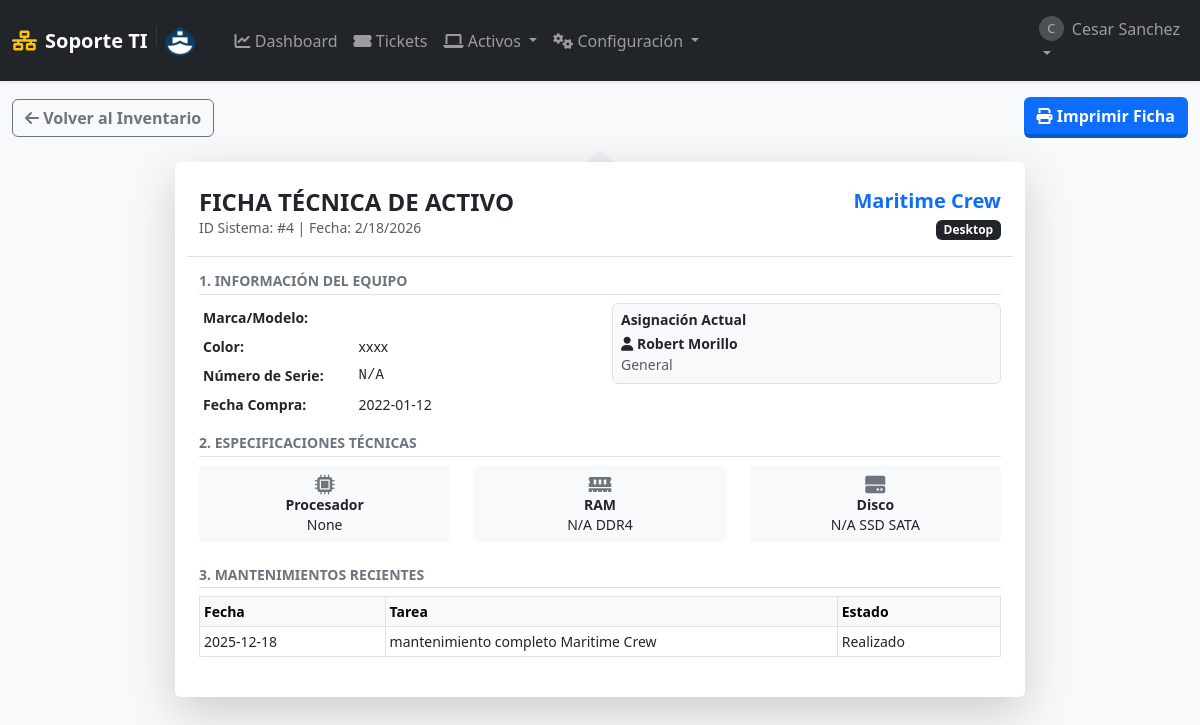
Screenshot of /equipos/ver/4 (signed in) with the database file from the repository.
### tables this page shows
CREATE TABLE equipos (
            id INTEGER PRIMARY KEY AUTOINCREMENT,
            nombre_equipo TEXT UNIQUE NOT NULL,
            tipo TEXT,
            marca_modelo TEXT,
            numero_serie TEXT UNIQUE,
            fecha_adquisicion DATE,
            usuario_asignado_id INTEGER,
            notas TEXT, procesador TEXT, memoria_ram TEXT, tipo_ram TEXT, disco_duro TEXT, tipo_disco TEXT, fecha_compra DATE, color TEXT,
            FOREIGN KEY (usuario_asignado_id) REFERENCES usuarios (id) ON DELETE SET NULL
        );

CREATE TABLE usuarios (
            id INTEGER PRIMARY KEY AUTOINCREMENT,
            username TEXT UNIQUE NOT NULL,
            email TEXT UNIQUE,
            password_hash TEXT NOT NULL,
            role TEXT NOT NULL DEFAULT 'user' CHECK(role IN ('admin', 'user', 'tecnico')),
            departamento TEXT,
            fecha_creacion TIMESTAMP DEFAULT CURRENT_TIMESTAMP
        );

CREATE TABLE mantenimientos (
            id INTEGER PRIMARY KEY AUTOINCREMENT,
            equipo_id INTEGER NOT NULL,
            titulo TEXT NOT NULL,
            fecha_programada DATE NOT NULL,
            estado TEXT DEFAULT 'Pendiente',
            tecnico_asignado_id INTEGER, motivo_reprogramacion TEXT,
            FOREIGN KEY (equipo_id) REFERENCES equipos (id) ON DELETE CASCADE,
            FOREIGN KEY (tecnico_asignado_id) REFERENCES usuarios (id) ON DELETE SET NULL
        );

### app.py (the view)
@app.route('/equipos/ver/<int:equipo_id>')
@login_required
def ver_equipo(equipo_id):
    db = get_db()
    equipo = db.execute("SELECT e.*, u.username as usuario_asignado, u.departamento FROM equipos e LEFT JOIN usuarios u ON e.usuario_asignado_id = u.id WHERE e.id = ?", (equipo_id,)).fetchone()
    if not equipo:
        flash('Equipo no encontrado.', 'danger')
        return redirect(url_for('lista_equipos'))
    historial = db.execute("SELECT * FROM mantenimientos WHERE equipo_id = ? ORDER BY fecha_programada DESC", (equipo_id,)).fetchall()
    return render_template('ver_equipo.html', equipo=equipo, historial=historial)

### app.py (called while the page is built)
def get_db():
    if 'db' not in g:
        g.db = sqlite3.connect(app.config['DB_FILE'])
        g.db.row_factory = sqlite3.Row
        g.db.execute("PRAGMA foreign_keys = ON")
    return g.db

def login_required(f):
    @wraps(f)
    def decorated_function(*args, **kwargs):
        if 'user_id' not in session:
            flash('Por favor, inicia sesión.', 'warning')
            return redirect(url_for('login'))
        return f(*args, **kwargs)
    return decorated_function

### templates/ver_equipo.html (shortened to what this page needs)
{% extends "layout.html" %}
{% block content %}
<div class="d-flex justify-content-between align-items-center mb-4 d-print-none">
    <a href="{{ url_for('lista_equipos') }}" class="btn btn-outline-secondary">
        <i class="fas fa-arrow-left"></i> Volver al Inventario
    </a>
    <button onclick="window.print()" class="btn btn-primary">
        <i class="fas fa-print"></i> Imprimir Ficha
    </button>
</div>
<div class="card shadow-lg border-0 mx-auto ficha-tecnica" style="max-width: 850px;">
    <div class="card-body p-4">
        <div class="row border-bottom pb-3 mb-3 align-items-center">
            <div class="col-8">
                <h2 class="fw-bold text-uppercase mb-0 fs-4">Ficha Técnica de Activo</h2>
                <p class="text-muted mb-0 small">ID Sistema: #{{ equipo.id }} | Fecha: <script>document.write(new Date().toLocaleDateString())</script></p>
            </div>
            <div class="col-4 text-end">
                <div class="fw-bold text-primary fs-5">{{ equipo.nombre_equipo }}</div>
                <span class="badge bg-dark">{{ equipo.tipo }}</span>
            </div>
        </div>
        <h6 class="text-uppercase text-secondary border-bottom pb-1 mb-2 fw-bold small">1. Información del Equipo</h6>
        <div class="row mb-3">
            <div class="col-md-6">
                <table class="table table-sm table-borderless small mb-0">
                    <tr><td class="fw-bold" width="40%">Marca/Modelo:</td><td>{{ equipo.marca_modelo }}</td></tr>
                    <tr><td class="fw-bold">Color:</td><td>{{ equipo.color or '--' }}</td></tr>
                    <tr><td class="fw-bold">Número de Serie:</td><td class="font-monospace">{{ equipo.numero_serie or 'N/A' }}</td></tr>
                    <tr><td class="fw-bold">Fecha Compra:</td><td>{{ equipo.fecha_compra or 'Desconocida' }}</td></tr>
                </table>
            </div>
            <div class="col-md-6">
                <div class="p-2 bg-light rounded border">
                    <h6 class="fw-bold mb-1 small">Asignación Actual</h6>
                    {% if equipo.usuario_asignado %}
                        <p class="mb-0 small"><i class="fas fa-user"></i> <strong>{{ equipo.usuario_asignado }}</strong></p>
                        <p class="mb-0 small text-muted">{{ equipo.departamento or 'General' }}</p>
                    {% else %}
                        <p class="text-success mb-0 small"><i class="fas fa-box"></i> Disponible en Stock</p>
                    {% endif %}
                </div>
            </div>
        </div>
        <h6 class="text-uppercase text-secondary border-bottom pb-1 mb-2 fw-bold small">2. Especificaciones Técnicas</h6>
        <div class="row mb-3">
            <div class="col-md-4 mb-2">
                <div class="card h-100 bg-light border-0">
                    <div class="card-body text-center p-2">
                        <i class="fas fa-microchip fa-lg text-secondary mb-1"></i>
                        <h6 class="card-title fw-bold small mb-0">Procesador</h6>
                        <p class="card-text small mb-0">{{ equipo.procesador or '--' }}</p>
                    </div>
                </div>
            </div>
            <div class="col-md-4 mb-2">
                <div class="card h-100 bg-light border-0">
                    <div class="card-body text-center p-2">
                        <i class="fas fa-memory fa-lg text-secondary mb-1"></i>
                        <h6 class="card-title fw-bold small mb-0">RAM</h6>
                        <p class="card-text small mb-0">{{ equipo.memoria_ram or '--' }} {{ equipo.tipo_ram or '' }}</p>
                    </div>
                </div>
            </div>
            <div class="col-md-4 mb-2">
                <div class="card h-100 bg-light border-0">
                    <div class="card-body text-center p-2">
                        <i class="fas fa-hdd fa-lg text-secondary mb-1"></i>
                        <h6 class="card-title fw-bold small mb-0">Disco</h6>
                        <p class="card-text small mb-0">{{ equipo.disco_duro or '--' }} {{ equipo.tipo_disco or '' }}</p>
                    </div>
                </div>
            </div>
        </div>
        <h6 class="text-uppercase text-secondary border-bottom pb-1 mb-2 fw-bold small">3. Mantenimientos Recientes</h6>
        <table class="table table-bordered table-sm small mb-3">
            <thead class="table-light">
                <tr>
                    <th>Fecha</th>
                    <th>Tarea</th>
                    <th>Estado</th>
                </tr>
            </thead>
            <tbody>
                {% for mant in historial[:3] %}
                <tr>
                    <td>{{ mant.fecha_programada }}</td>
                    <td class="text-truncate" style="max-width: 200px;">{{ mant.titulo }}</td>
                    <td>{{ mant.estado }}</td>
                </tr>
                {% else %}
                <tr><td colspan="3" class="text-center text-muted">Sin mantenimientos registrados</td></tr>
                {% endfor %}
            </tbody>
        </table>
    </div>
</div>
{% endblock %}

### static/css/style.css (style rules this page uses)
body.sap-mode { height: 100vh; display: flex; flex-direction: column; margin: 0; overflow: hidden; }
.btn { transition: all 0.15s ease-in-out; border-bottom: 4px solid rgba(0,0,0,0.2) !important; font-weight: 600; }
.btn-outline-primary, .btn-outline-secondary, .btn-outline-danger { border-bottom: 1px solid currentColor !important; }
body::before { content: ""; position: fixed; top: 0; left: 0; width: 100%; height: 100%; background-image: url('../img/logo.png'); background-repeat: no-repeat; background-position: center center; background-size: 500px; opacity: 0.05; z-index: -1; pointer-events: none; }

### rows the page displays
equipos: id "4", nombre_equipo "Maritime Crew", tipo "Desktop", color "xxxx", numero_serie "N/A", fecha_compra "2022-01-12", procesador "None", memoria_ram "N/A", tipo_ram "DDR4", disco_duro "N/A", tipo_disco "SSD SATA"
usuarios: usuario_asignado "Robert Morillo"
mantenimientos: fecha_programada "2025-12-18", titulo "mantenimiento completo Maritime Crew", estado "Realizado"

### other values shown
{{ session.get('username')[0].upper() }} "C"
{{ session.get('username') }} "Cesar Sanchez"
{{ equipo.departamento or 'General' }} "General"
